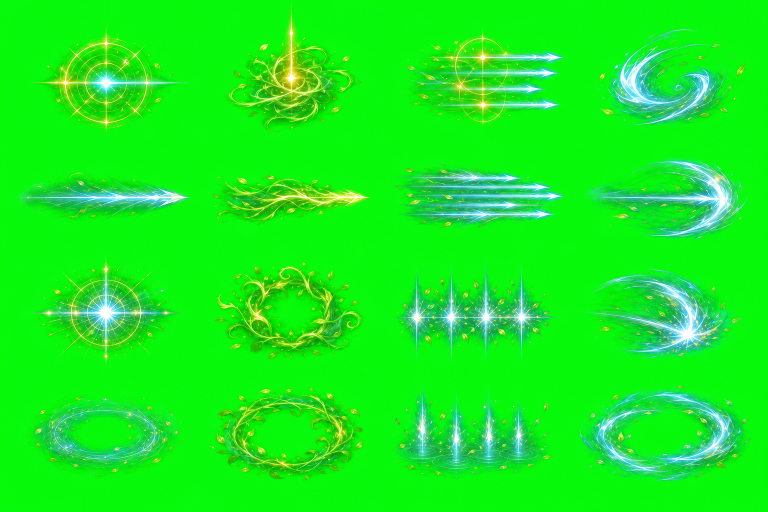
#> input picture ArtSource/Generated/CombatFXV2/archer/atlas_raw.png, 1536 x 1024 px (shown at 1/2 size)
$ python process_enemy_sprites.py --input-dir ../ArtSource/Generated/CombatFXV2/archer --output-dir out
#> lines starting #> are read from the running program, lines starting #| are printed output that depends on the picture
#!/usr/bin/env python3
"""Normalize transparent enemy illustrations into Unity-ready combat sprites."""

from __future__ import annotations

import argparse
from pathlib import Path

from PIL import Image, ImageDraw, ImageFont


def alpha_bbox(image: Image.Image, threshold: int = 8) -> tuple[int, int, int, int] | None:
    alpha = image.getchannel("A")
    return alpha.point(lambda value: 255 if value > threshold else 0).getbbox()


def normalize(source: Path, destination: Path, width: int, height: int) -> None:
#> called with width = 512, height = 768
    image = Image.open(source).convert("RGBA")
    bbox = alpha_bbox(image)
#> in alpha_bbox, `alpha = image.getchannel("A")`: alpha: PIL image 1536x1024 L; every value is 255
#> bbox = (0, 0, 1536, 1024)
    if bbox is None:
        raise ValueError(f"No visible sprite pixels in {source}")

    subject = image.crop(bbox)
    side_margin = round(width * 0.055)
    top_margin = round(height * 0.035)
    bottom_margin = round(height * 0.04)
    scale = min(
        (width - side_margin * 2) / subject.width,
        (height - top_margin - bottom_margin) / subject.height,
    )
#> scale = 0.297
    subject = subject.resize(
        (max(1, round(subject.width * scale)), max(1, round(subject.height * scale))),
        Image.Resampling.LANCZOS,
    )
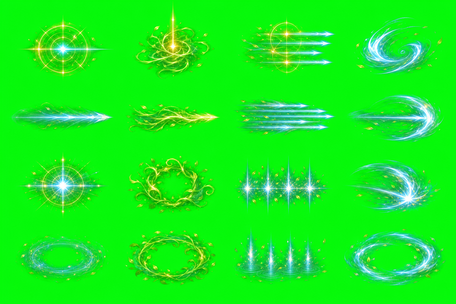
#> subject: PIL image 456x304 RGBA; mean R, G, B, A 21.8, 238.1, 28.8, 255

    canvas = Image.new("RGBA", (width, height), (0, 0, 0, 0))
#> canvas: PIL image 512x768 RGBA; every value is 0
    x = (width - subject.width) // 2
#> x = 28
    y = max(top_margin, height - bottom_margin - subject.height)
#> y = 433
    canvas.alpha_composite(subject, (x, y))
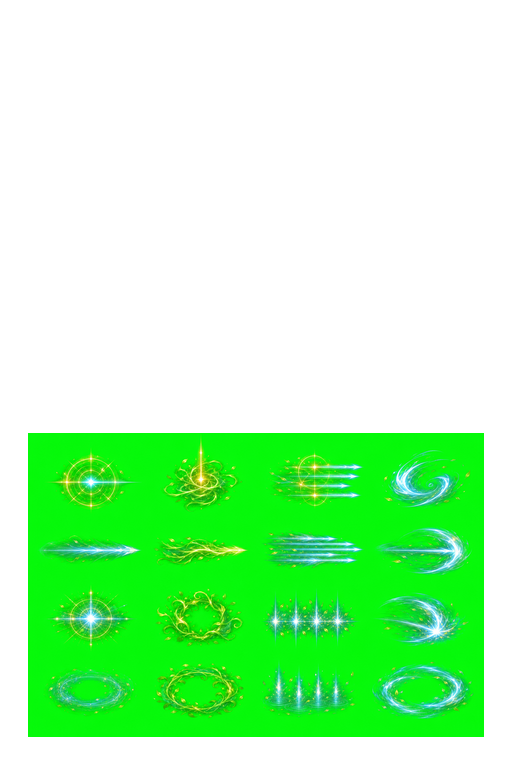
#> canvas: PIL image 512x768 RGBA; mean R, G, B, A 7.7, 83.9, 10.1, 89.9; transparent parts drawn white
    destination.parent.mkdir(parents=True, exist_ok=True)
    canvas.save(destination, optimize=True)


# [54 lines left out: functions trim_to_subject, contact_sheet, not called in this run]


def main() -> None:
    parser = argparse.ArgumentParser()
    parser.add_argument("--input-dir", required=True, type=Path)
    parser.add_argument("--output-dir", required=True, type=Path)
    parser.add_argument("--width", type=int, default=512)
    parser.add_argument("--height", type=int, default=768)
    parser.add_argument("--tight", action="store_true")
    parser.add_argument("--max-edge", type=int, default=768)
    parser.add_argument("--padding", type=float, default=0.06)
    parser.add_argument("--contact-sheet", type=Path)
    args = parser.parse_args()

    sources = sorted(args.input_dir.glob("*.png"))
    if not sources:
        raise ValueError(f"No PNG files found in {args.input_dir}")
    outputs: list[Path] = []
    for source in sources:
        destination = args.output_dir / source.name
        if args.tight:
            trim_to_subject(source, destination, args.max_edge, args.padding)
        else:
            normalize(source, destination, args.width, args.height)
        outputs.append(destination)
    if args.contact_sheet:
        contact_sheet(outputs, args.contact_sheet)


if __name__ == "__main__":
    main()
